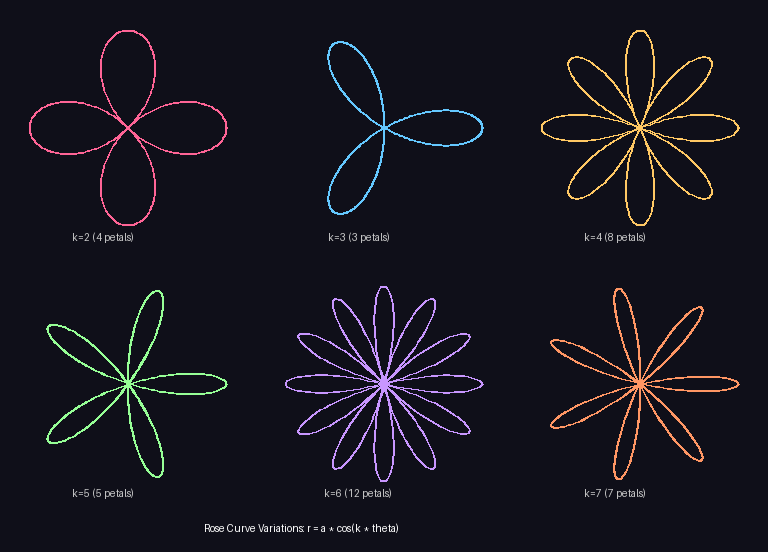

Source code (Python):
import numpy as np
from PIL import Image, ImageDraw, ImageFont
from pathlib import Path

# Get the directory where this script is located
SCRIPT_DIR = Path(__file__).parent

# Grid configuration
CELL_SIZE = 256
GRID_COLS = 3
GRID_ROWS = 2
TOTAL_WIDTH = CELL_SIZE * GRID_COLS
TOTAL_HEIGHT = CELL_SIZE * GRID_ROWS + 40  # Extra space for labels

# Colors
BACKGROUND_COLOR = (15, 15, 25)
ROSE_COLORS = [
    (255, 100, 150),   # Pink for k=2
    (100, 200, 255),   # Light blue for k=3
    (255, 200, 100),   # Gold for k=4
    (150, 255, 150),   # Light green for k=5
    (200, 150, 255),   # Lavender for k=6
    (255, 150, 100),   # Coral for k=7
]

# K values to demonstrate (top row: even, bottom row: odd gives more variety)
K_VALUES = [2, 3, 4, 5, 6, 7]

# Create main canvas
canvas = Image.new('RGB', (TOTAL_WIDTH, TOTAL_HEIGHT), BACKGROUND_COLOR)

def draw_rose(draw, center_x, center_y, k, amplitude, color, num_points=500):
    """Draw a rose curve at the specified location."""
    theta = np.linspace(0, 2 * np.pi, num_points)
    r = amplitude * np.cos(k * theta)

    # Convert to Cartesian
    x = center_x + r * np.cos(theta)
    y = center_y + r * np.sin(theta)

    # Draw as connected line
    points = list(zip(x.astype(int), y.astype(int)))
    draw.line(points, fill=color, width=2)

def get_petal_count(k):
    """Return the number of petals for a given k value."""
    if k % 2 == 0:
        return 2 * k
    else:
        return k

# Draw each rose variation
draw = ImageDraw.Draw(canvas)
amplitude = CELL_SIZE // 2 - 30  # Leave margin

for i, k in enumerate(K_VALUES):
    row = i // GRID_COLS
    col = i % GRID_COLS

    # Calculate center of this cell
    center_x = col * CELL_SIZE + CELL_SIZE // 2
    center_y = row * CELL_SIZE + CELL_SIZE // 2

    # Draw the rose
    color = ROSE_COLORS[i]
    draw_rose(draw, center_x, center_y, k, amplitude, color)

    # Add label
    petal_count = get_petal_count(k)
    label = f"k={k} ({petal_count} petals)"

    # Draw label at bottom of cell
    text_y = (row + 1) * CELL_SIZE - 25
    # Simple text centering using approximate character width
    text_x = center_x - len(label) * 4
    draw.text((text_x, text_y), label, fill=(200, 200, 200))

# Add title row at the bottom
title = "Rose Curve Variations: r = a * cos(k * theta)"
title_x = TOTAL_WIDTH // 2 - len(title) * 4
draw.text((title_x, TOTAL_HEIGHT - 30), title, fill=(255, 255, 255))

# Save result
output_path = SCRIPT_DIR / 'rose_variations.png'
canvas.save(output_path)
